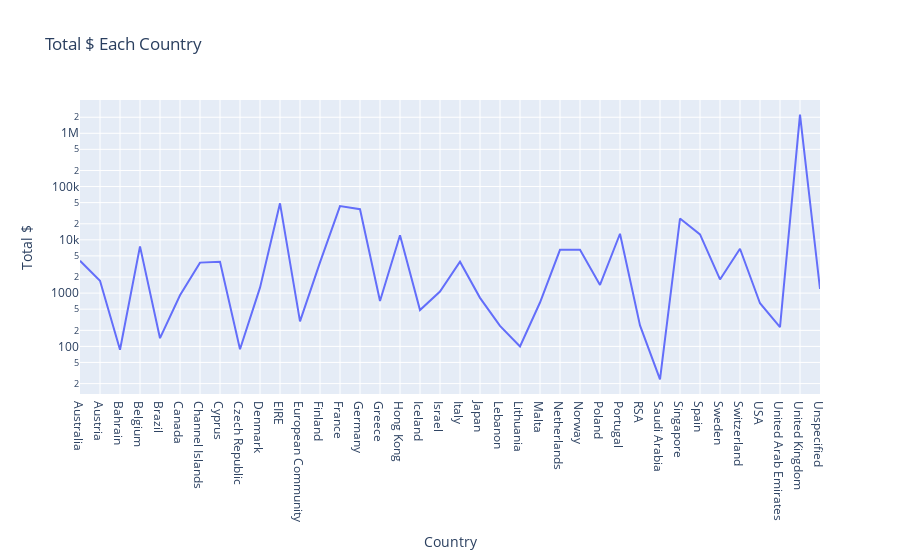

The cell this chart's notebook holds for it:
### Code cell
df_ct_sale = df.groupby(by='Country')['UnitPrice'].sum()
px.line(x=df_ct_sale.index,y=df_ct_sale.values,labels={'x':'Country','y':'Total $'},title='Total $ Each Country',log_y=True)

### Figure 1 — Plotly figure (JSON) as saved in the notebook; plotly's stock layout.template omitted (floating-point values rounded to 4 significant figures)
{"data": [{"hovertemplate": "Country=%{x}<br>Total $=%{y}<extra></extra>", "legendgroup": "", "line": {"color": "#636efa", "dash": "solid"}, "marker": {"symbol": "circle"}, "mode": "lines", "name": "", "orientation": "v", "showlegend": false, "type": "scatter", "x": ["Australia", "Austria", "Bahrain", "Belgium", "Brazil", "Canada", "Channel Islands", "Cyprus", "Czech Republic", "Denmark", "EIRE", "European Community", "Finland", "France", "Germany", "Greece", "Hong Kong", "Iceland", "Israel", "Italy", "Japan", "Lebanon", "Lithuania", "Malta", "Netherlands", "Norway", "Poland", "Portugal", "RSA", "Saudi Arabia", "Singapore", "Spain", "Sweden", "Switzerland", "USA", "United Arab Emirates", "United Kingdom", "Unspecified"], "xaxis": "x", "y": [4048, 1702.0, 86.57, 7540.0, 142.6, 910.6, 3737.0, 3880.0, 88.15, 1267.0, 48400.0, 294.1, 3787.0, 42990.0, 37630.0, 713.3, 12220.0, 481.2, 1073.0, 3879.0, 814.9, 242.4, 99.44, 666.0, 6493.0, 6529.0, 1422.0, 13010.0, 248.1, 24.11, 25110.0, 12620.0, 1805.0, 6796.0, 645.0, 229.9, 2233000.0, 1196.0], "yaxis": "y"}], "layout": {"legend": {"tracegroupgap": 0}, "title": {"text": "Total $ Each Country"}, "xaxis": {"anchor": "y", "domain": [0, 1], "title": {"text": "Country"}}, "yaxis": {"anchor": "x", "domain": [0, 1], "title": {"text": "Total $"}, "type": "log"}}}
